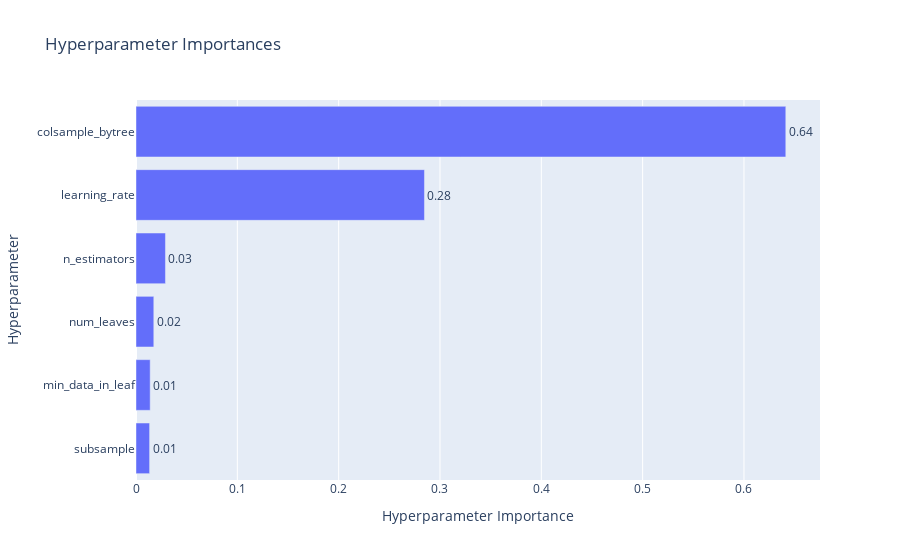

Here is the notebook cell this chart was saved with:
### Code cell
# 하이퍼파라미터별 중요도를 확인할 수 있는 그래프
optuna.visualization.plot_param_importances(study_lgbm)

### Figure 1 — Plotly figure (JSON) as saved in the notebook; plotly's stock layout.template omitted (floating-point values rounded to 4 significant figures)
{"data": [{"cliponaxis": false, "hovertemplate": ["subsample (FloatDistribution): 0.013427816387643907<extra></extra>", "min_data_in_leaf (IntDistribution): 0.013994432048774206<extra></extra>", "num_leaves (IntDistribution): 0.017562310337724155<extra></extra>", "n_estimators (IntDistribution): 0.029069948290991163<extra></extra>", "learning_rate (FloatDistribution): 0.28467093724386516<extra></extra>", "colsample_bytree (FloatDistribution): 0.6412745556910013<extra></extra>"], "name": "Objective Value", "orientation": "h", "text": ["0.01", "0.01", "0.02", "0.03", "0.28", "0.64"], "textposition": "outside", "type": "bar", "x": [0.01343, 0.01399, 0.01756, 0.02907, 0.2847, 0.6413], "y": ["subsample", "min_data_in_leaf", "num_leaves", "n_estimators", "learning_rate", "colsample_bytree"]}], "layout": {"title": {"text": "Hyperparameter Importances"}, "xaxis": {"title": {"text": "Hyperparameter Importance"}}, "yaxis": {"title": {"text": "Hyperparameter"}}}}
